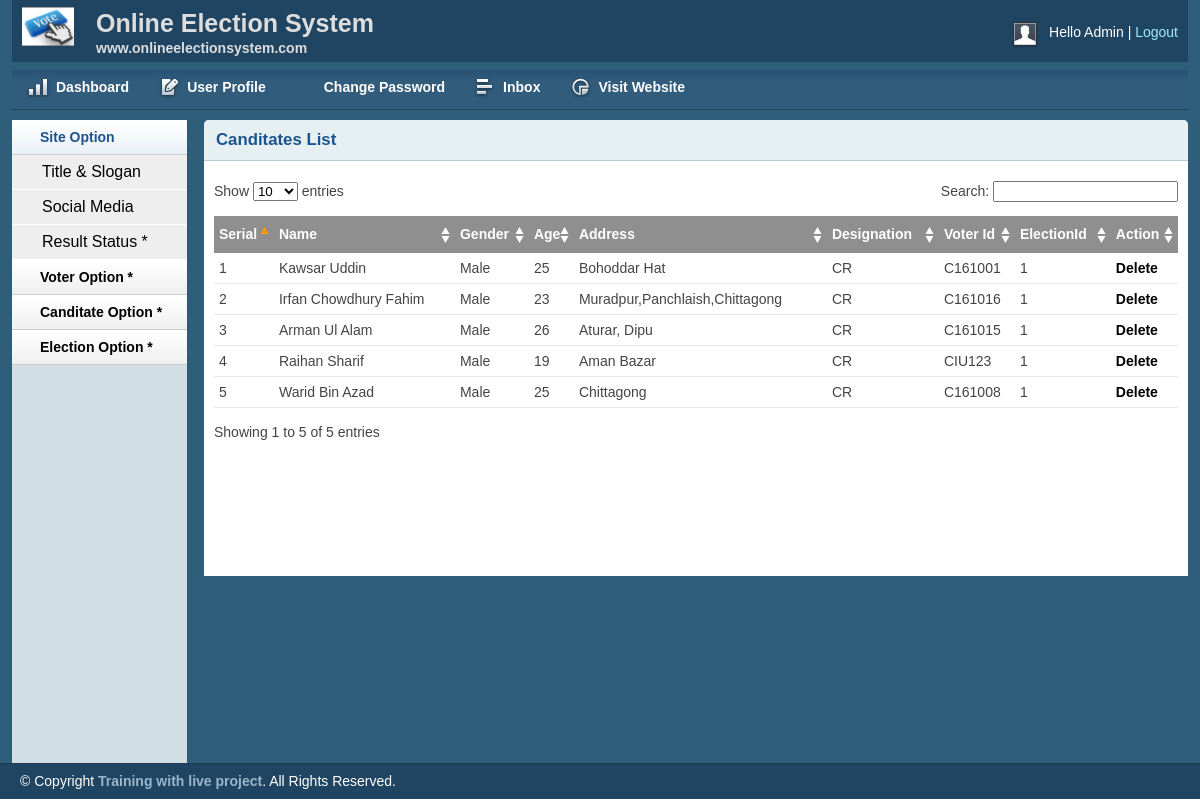
The page /admin/Canditatets_list.php (signed in) on the database its author committed.
### tables this page shows
CREATE TABLE `tbl_canditate` (
  `canditateId` int(11) NOT NULL,
  `image` varchar(255) NOT NULL,
  `name` varchar(255) NOT NULL,
  `gender` varchar(50) NOT NULL,
  `age` int(11) NOT NULL,
  `country` varchar(255) NOT NULL,
  `address` varchar(255) NOT NULL,
  `voterId` varchar(255) NOT NULL,
  `designation` varchar(100) NOT NULL,
  `commitment` text NOT NULL,
  `email` varchar(255) NOT NULL,
  `electionId` varchar(255) NOT NULL
);

### lib/Database.php (called while the page is built, shortened)
<?php
class Database{
    public $host   = DB_HOST;
    public $user   = DB_USER;
    public $pass   = DB_PASS;
    public $dbname = DB_NAME;
    public $link;
    private function connectDB(){
    $this->link = new mysqli($this->host, $this->user, $this->pass,
      $this->dbname);
    }
    public function select($query){
      $result = $this->link->query($query) or
      die($this->link->error.__LINE__);
      if($result->num_rows > 0){
        return $result;
      } else {
        return false;
      }
    }
}

### admin/Canditatets_list.php (the view, shortened to what this page needs)
<?php include 'inc/header.php'; ?>
<?php include 'inc/sidebar.php'; ?>
<?php
	$db= new Database();
?>
        <div class="grid_10">
            <div class="box round first grid">
                <h2>Canditates List</h2>
                <div class="block">
                    <table class="data display datatable" id="example">
					<thead>
						<tr>
							<th>Serial</th>
							<th>Name</th>
							<th>Gender</th>
							<th>Age</th>
							<th>Address</th>
							<th>Designation</th>
							<th>Voter Id</th>
							<th>ElectionId</th>
							<th>Action</th>
						</tr>
					</thead>
					<tbody>
<?php
	$query="SELECT *FROM tbl_canditate ORDER BY electionId";
	$post= $db->select($query);
	if ($post) {
		$i=0;
		while ($result=$post->fetch_assoc()) {
			$i++;
?>
						<tr class="odd gradeX">
							<td><?php echo $i; ?></td>
							<td><?php echo $result['name']; ?></td>
							<td><?php echo $result['gender']; ?></td>
							<td><?php echo $result['age']; ?></td>
							<td><?php echo $result['address']; ?></td>
							<td><?php echo $result['designation']; ?></td>
							<td><?php echo $result['voterId']; ?></td>
							<td><?php echo $result['electionId']; ?></td>
							<td>
								<a onclick="return confirm('Are you sure to Delete !');" href="?delcanditateId=<?php echo $result['canditateId']; ?>">Delete</a>
							</td>
						</tr>
<?php } } ?>
					</tbody>
				</table>
               </div>
            </div>
        </div>
<?php include 'inc/footer.php'; ?>

### admin/css/layout.css (style rules this page uses)
body { background: #fff none repeat scroll 0 0; color: #444; font-size: 14px; padding: 0; }
a { color: #000; font-weight:bold; text-decoration: none; }
h1, h2, h3, h4, h5, h6 { line-height:1.2em; margin-bottom:.3em; }
h2 { margin-top:1em; }
.box { background:#fff; margin-bottom:20px; padding:10px 10px 10px 10px; margin-left:-8px; }
.box.grid { padding-bottom:40px; }
.box.round { -moz-border-radius: 5px 5px 0px 0px; -webkit-border-radius: 5px 5px 0px 0px; border-radius: 5px 5px 0px 0px; }
.box h2 { font-size:1.2em; font-weight:bold; color:#1B548D; background:#E6F0F3; margin:-10px -10px 0 -10px; padding:10px 12px; border-bottom:1px solid #B3CBD6; -moz-border-radius: 5px 5px 0px 0px; -webkit-border-radius: 5px 5px 0px 0px; border-radius: 5px 5px 0px 0px; }
.box.first { min-height: 406px; }
.block { padding-top:20px; }
.block { padding-bottom:1px; }
table.display { margin: 0 auto; clear: both; width: 100%; }
.sorting_asc { background: #8f8f8f url(../img/table/sort_asc.png) no-repeat center right; padding:8px 5px; text-align:left; color:#fff; }
.sorting { background:#8f8f8f url(../img/table/sort_both.png) no-repeat center right; padding:8px 5px; text-align:left; color:#fff; }
tr.odd { height: 30px; line-height: 30px; border-bottom:1px solid #e6e6e6; }
tr.even { height: 30px; line-height: 30px; border-bottom:1px solid #e6e6e6; }
tr.odd td, tr.even td { padding-left:5px; }

### rows shown on the page
tbl_canditate: name "Kawsar Uddin", gender "Male", age "25", address "Bohoddar Hat", designation "CR", voterId "C161001", electionId "1"
tbl_canditate: name "Irfan Chowdhury Fahim", gender "Male", age "23", address "Muradpur,Panchlaish,Chittagong", designation "CR", voterId "C161016", electionId "1"
tbl_canditate: name "Arman Ul Alam", gender "Male", age "26", address "Aturar, Dipu", designation "CR", voterId "C161015", electionId "1"
tbl_canditate: name "Raihan Sharif", gender "Male", age "19", address "Aman Bazar", designation "CR", voterId "CIU123", electionId "1"
tbl_canditate: name "Warid Bin Azad", gender "Male", age "25", address "Chittagong", designation "CR", voterId "C161008", electionId "1"
